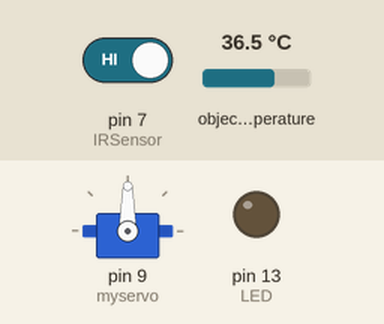
This sketch was run on a simulated Arduino Uno, built with avr-gcc and run on an emulated ATmega328P. Parts: servo, output pins drawn as LEDs (lit = HIGH). The test bench sets the inputs (shaded band); at power-on: pin 7 (IRSensor) HIGH, object temperature 36.5 °C. What the sketch prints to the serial monitor is not drawn.

Above: at 1.2 s.
1.3 s: pin 7 (IRSensor) driven LOW
At 2.5 s:
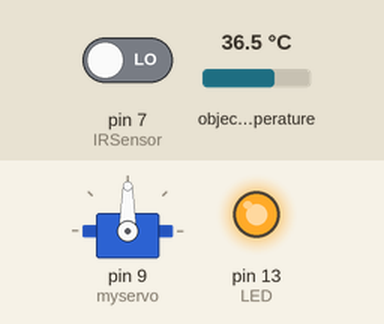
Timing chart, 0 to 4.3 s (numbered marks = the images above; inputs shaded):
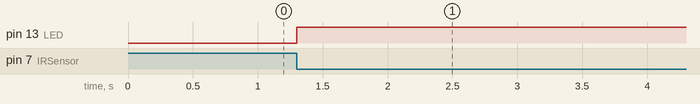

Measured:
- after the input at 1.3 s, pin 13 (LED): LOW → HIGH at once

The sketch:

Arduino_code.ino
```cpp
int IRSensor = 7; // connect ir sensor to arduino pin 2
int LED = 13; // conect Led to arduino pin 13
#include <Servo.h>
Servo myservo;
int pos = 0;
#include <Wire.h>
#include <Adafruit_MLX90614.h>
Adafruit_MLX90614 mlx = Adafruit_MLX90614();

void setup()
{
  myservo.attach(9);
  pinMode (IRSensor, INPUT); // sensor pin INPUT
  pinMode (LED, OUTPUT); // Led pin OUTPUT
  Serial.begin(9600);
  Serial.println("Adafruit MLX90614 test");
  mlx.begin();
}

void loop()
{
  int statusSensor = digitalRead (IRSensor);
  while(1){
    statusSensor = digitalRead (IRSensor);
    if(statusSensor == 0){
      digitalWrite(LED, HIGH); // LED High
      Serial.println("1");
      delay(100);
      break;
    }
    else{
      digitalWrite(LED, LOW);
      Serial.println("0");
      delay(100);
    }
  }
  char a = Serial.read();
  int temp = int(mlx.readObjectTempF());
  Serial.println("a = ");
  Serial.print(a);
  if(a == 'm' && temp<115){
    Serial.write("Servo on\n");
    for (pos = 0; pos <= 180; pos += 1) { // goes from 0 degrees to 180 degrees
    // in steps of 1 degree
    myservo.write(pos);              // tell servo to go to position in variable 'pos'
    delay(15);                       // waits 15ms for the servo to reach the position
  }
  for (pos = 180; pos >= 0; pos -= 1) { // goes from 180 degrees to 0 degrees
    myservo.write(pos);              // tell servo to go to position in variable 'pos'
    delay(15);                       // waits 15ms for the servo to reach the position
  }
  }
  else{
    Serial.write("Servo OFF\n");
    delay(5000);
  }
  Serial.println();
  //delay(10000);
}

/*
int IRSensor = 2; // connect ir sensor to arduino pin 2
int LED = 13; // conect Led to arduino pin 13

void setup()
{
  pinMode (IRSensor, INPUT); // sensor pin INPUT
  pinMode (LED, OUTPUT); // Led pin OUTPUT
}

void loop()
{
  int statusSensor = digitalRead (IRSensor);

  if (statusSensor == 1){
    digitalWrite(LED, LOW); // LED LOW
  }

  else
  {
    digitalWrite(LED, HIGH); // LED High
  }

}*/
```
